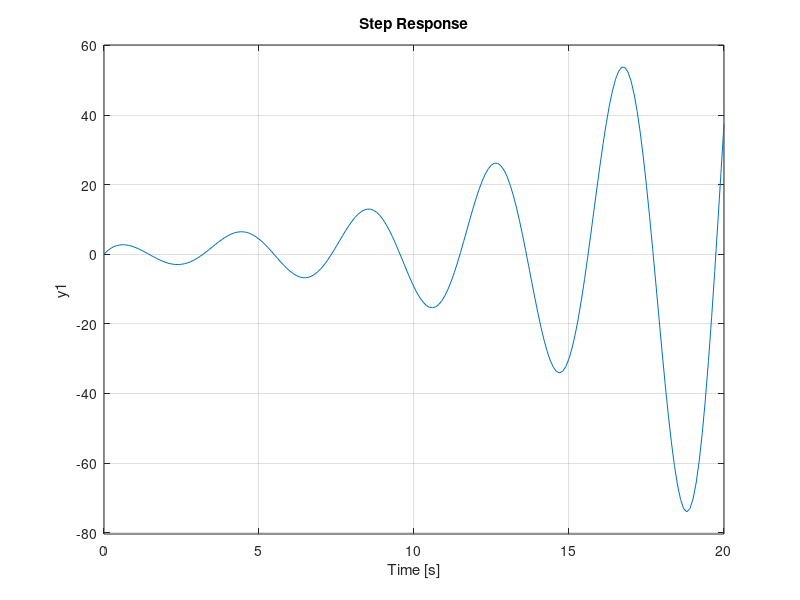

Reproduce this figure in MATLAB.
%%Define Transfer Function
% Number 8 (Nonlinear System Approximation)
% G(s) = 10*s^4 + 8*s^3 + 6*s^2 + 4*s + 2 / s^5 + 3s^4 + 5*s^3 + 7*s^2 +
% 9*s + 1

G_num = [10 8 6 4 2]
G_den = [1 3 5 7 9 1]
G = tf(G_num,G_den)

%Step Response
step(G,0:0.1:20)